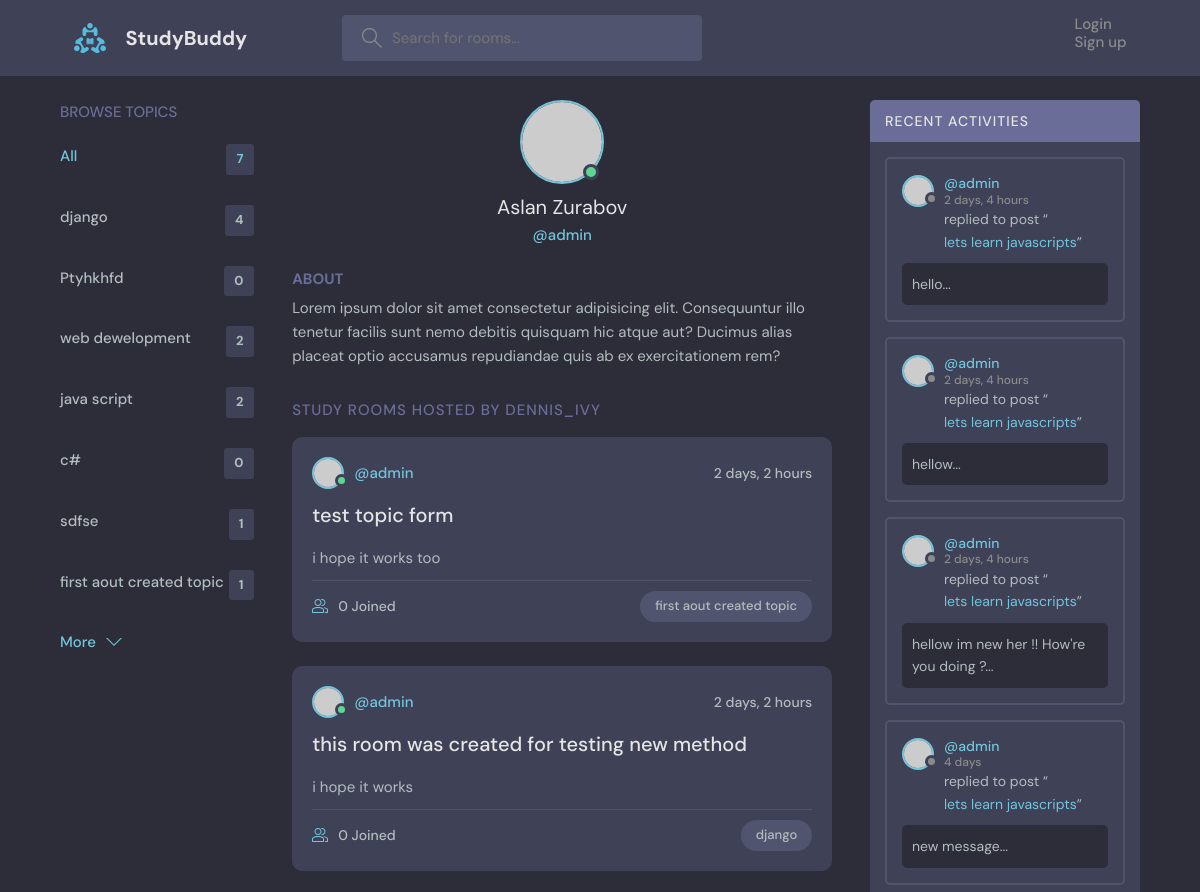
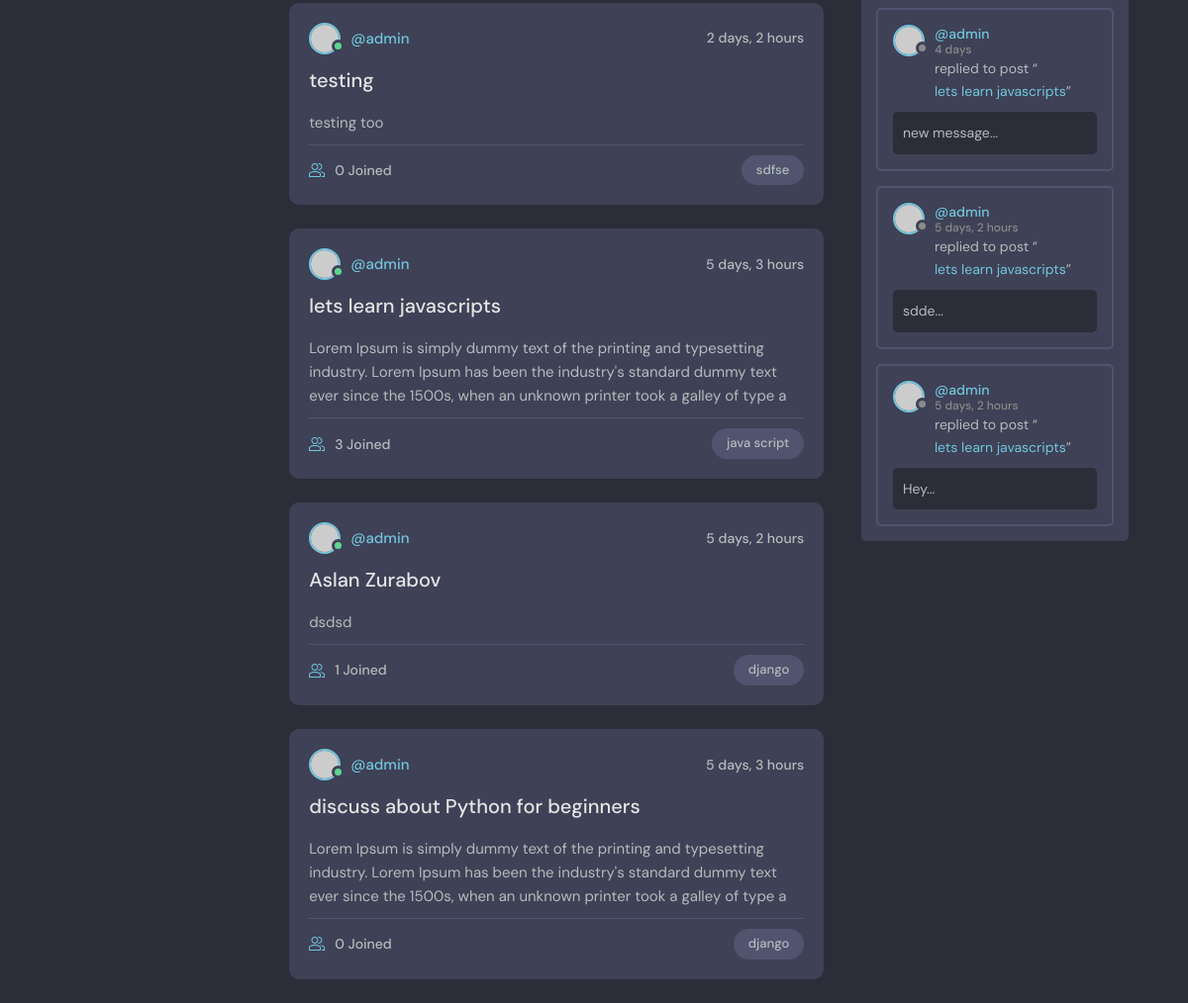
The page /profile/1 on the database as committed earlier (2 pictures, top to bottom).
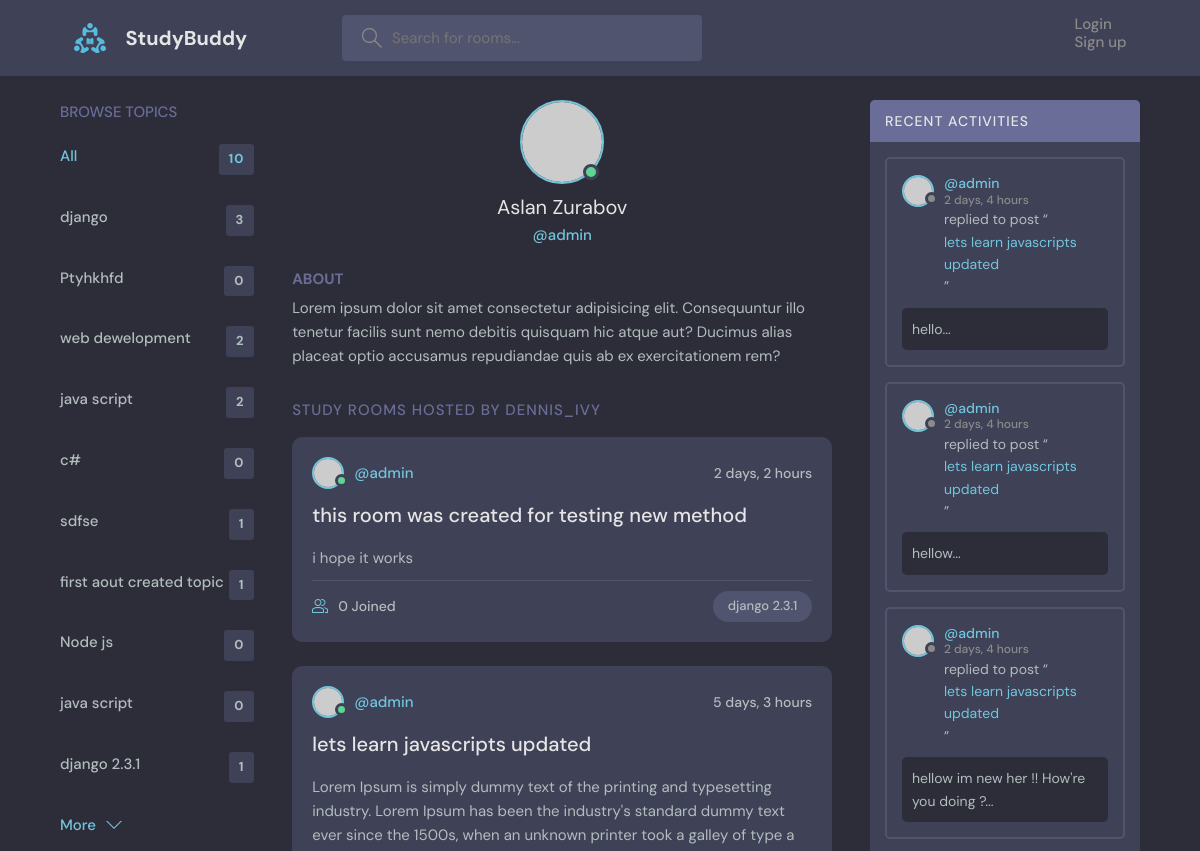
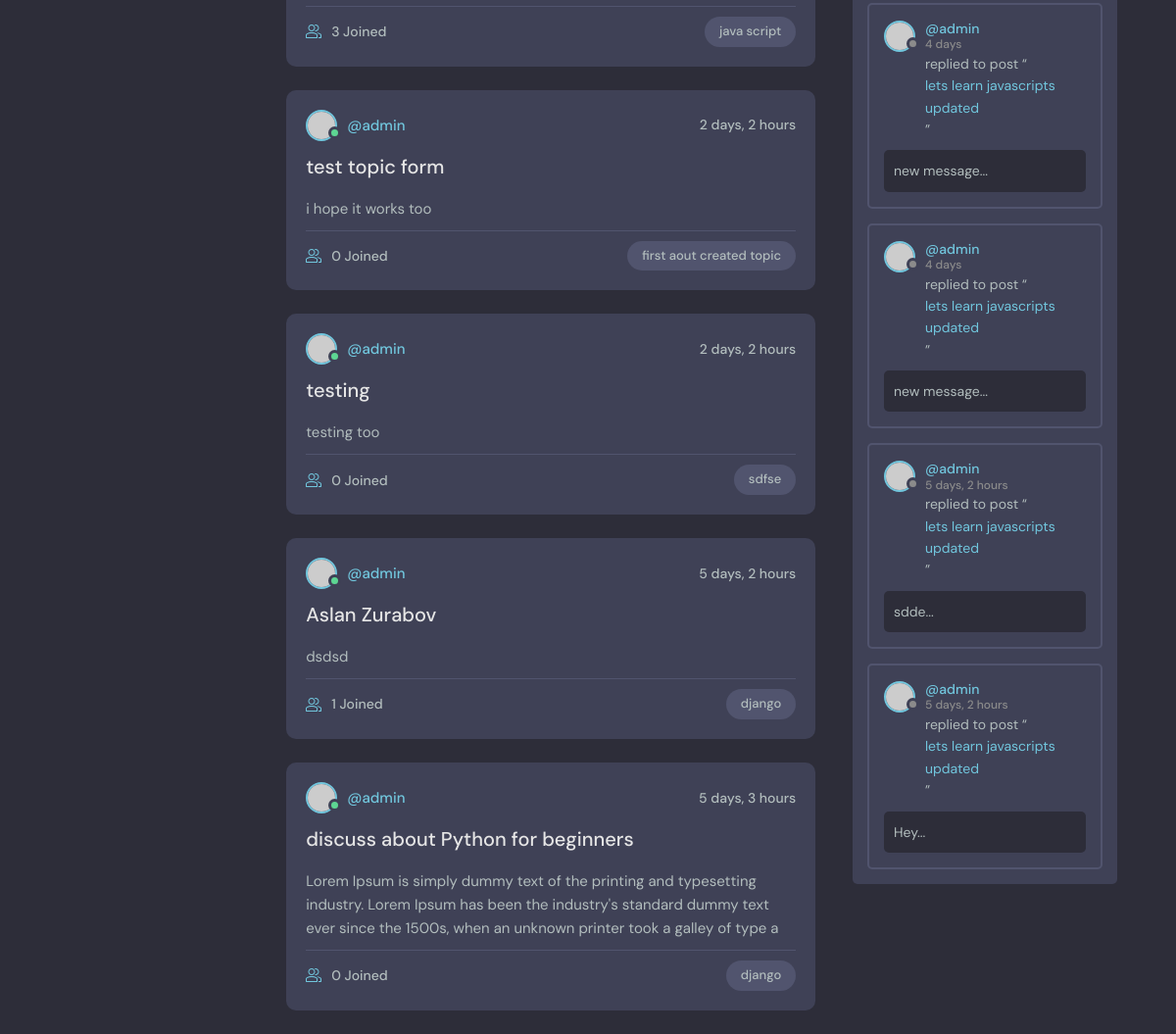
The same page on the database as committed later (2 pictures, top to bottom).
### base/models.py (models this page shows, shortened)
class Topic(models.Model):
    name = models.CharField(max_length=200)
    def __str__(self):
        return self.name

class Room(models.Model):
    host =  models.ForeignKey(User,on_delete=models.SET_NULL, null=True)
    topic = models.ForeignKey(Topic,on_delete=models.SET_NULL, null=True,)
    name = models.CharField(max_length=200)
    description = models.TextField(null=True, blank=True)
    participants = models.ManyToManyField(User, related_name='participants', blank=True)
    updated = models.DateTimeField(auto_now=True)
    created = models.DateTimeField(auto_now_add=True)
    class Meta:
        ordering = ['-updated','-created']
    def get_absolute_url(self):
        return reverse('base:room', kwargs={'pk':self.id})

class Message(models.Model):
    user = models.ForeignKey(User,on_delete=models.CASCADE)
    room = models.ForeignKey(Room,on_delete=models.CASCADE)
    body = models.TextField()
    updated = models.DateTimeField(auto_now=True)
    created = models.DateTimeField(auto_now_add=True)
    def __str__(self):
        return self.body[:50] + '...'
    class Meta:
        ordering = ['-updated','-created']

### base/views.py (the view)
# urls.py: path('profile/<str:pk>',userProfile,name='user-profile'),
def userProfile(request,pk):
    user = User.objects.get(id=pk)
    rooms = user.room_set.all()
    topic = Topic.objects.all()
    room_messages = user.message_set.all()
    context = {'prof_user':user,
                'rooms':rooms,
                'topic':topic,
                'room_messages':room_messages
                }
    return render(request, 'profile.html',context=context)

### base/templates/base/profile.html (shortened to what this page needs)
{% extends 'main.html' %}
{% block content %}
  <main class="profile-page layout layout--3">
    <div class="container">
      {% include 'topic_component.html' %}
      <div class="roomList">
        <div class="profile">
          <div class="profile__avatar">
            <div class="avatar avatar--large active">
              <img src="https://randomuser.me/api/portraits/men/11.jpg" />
            </div>
          </div>
          <div class="profile__info">
            <h3>{{prof_user.first_name}} {{prof_user.last_name}}</h3>
            <p>@{{prof_user.username}}</p>
          </div>
          <div class="profile__about">
            <h3>About</h3>
            <p>
              Lorem ipsum dolor sit amet consectetur adipisicing elit. Consequuntur illo tenetur
              facilis sunt nemo debitis quisquam hic atque aut? Ducimus alias placeat optio
              accusamus repudiandae quis ab ex exercitationem rem?
            </p>
          </div>
        </div>
        <div class="roomList__header">
          <div>
            <h2>Study Rooms Hosted by dennis_ivy</a>
            </h2>
          </div>
        </div>
      {% include 'feed_component.html' %}
      </div>
      {% include 'activity_component.html' %}
    </div>
  </main>
{% endblock %}

### base/templates/base/topic_component.html
<div class="topics">
   <div class="topics__header">
     <h2>Browse Topics</h2>
   </div>
   <ul class="topics__list">
     <li>
       <a href="{% url 'base:home' %}" class="active">All <span>{{topic.count}}</span></a>
     </li>
     {% for tpc in topic %}
     <li>
       <a href="{% url 'base:home' %}?q={{tpc.name}}">{{tpc}} <span>{{tpc.room_set.all.count}}</span></a>
     </li>
     {% endfor %}
   </ul>
   <a class="btn btn--link" href="topics.html">
     More
     <svg version="1.1" xmlns="http://www.w3.org/2000/svg" width="32" height="32" viewBox="0 0 32 32">
       <title>chevron-down</title>
       <path d="M16 21l-13-13h-3l16 16 16-16h-3l-13 13z"></path>
     </svg>
   </a>
 </div>

### base/templates/base/feed_component.html (shortened to what this page needs)
{% for room in rooms %}
<div class="roomListRoom">
    <div class="roomListRoom__header">
      <a href="profile.html" class="roomListRoom__author">
        <div class="avatar avatar--small active">
          <img src="https://randomuser.me/api/portraits/men/11.jpg" />
        </div>
        <span>@{{room.host.username}}</span>
      </a>
      <div class="roomListRoom__actions">
        <span>{{room.created|timesince}}</span>
      </div>
    </div>
    <div class="roomListRoom__content">
      <a href="{{room.get_absolute_url}}">{{ room.name }}</a>
      <p>
        {{room.description|slice:':200'}}
      </p>
    </div>
    <div class="roomListRoom__meta">
      <a class="roomListRoom__joined">
        {{room.participants.count}} Joined
      </a>
      <p class="roomListRoom__topic">{{room.topic.name}}</p>
    </div>
  </div>
  {% endfor %}

### base/templates/base/activity_component.html (shortened to what this page needs)
        <div class="activities">
            <div class="activities__header">
              <h2>Recent Activities</h2>
            </div>
            {% for message in room_messages %}
            <div class="activities__box">
              <div class="activities__boxHeader roomListRoom__header">
                <a href="{% url 'base:user-profile' message.user.id %}" class="roomListRoom__author">
                  <div class="avatar avatar--small">
                    <img src="https://randomuser.me/api/portraits/women/11.jpg" />
                  </div>
                  <p>
                    @{{message.user}}
                    <span>{{message.created|timesince}}</span>
                  </p>
                </a>
              </div>
              <div class="activities__boxContent">
                <p>replied to post “<a href="{% url 'base:room' message.room.id%}">{{message.room.name}}</a>”</p>
                <div class="activities__boxRoomContent">
                  {{message}}
                </div>
              </div>
            </div>
            {% endfor %}
          </div>

Rows that differ between the two databases and show on the page:
computed for Topic "django": room_set.all.count "4" → "3"
added Topic: name "Node js", room_set.all.count "0"
added Topic: name "java script", room_set.all.count "0"
added Topic: name "django 2.3.1", room_set.all.count "1"
changed Room "this room was created for testing new method": topic.name "django" → "django 2.3.1"; moves up the list
changed Room "java script": name "lets learn javascripts" → "lets learn javascripts updated"; moves up the list
changed through a linked row, Message "hello...": room.name "lets learn javascripts" → "lets learn javascripts updated"
changed through a linked row, Message "hellow...": room.name "lets learn javascripts" → "lets learn javascripts updated"
changed through a linked row, Message "hellow im new her !! How're you doing ?...": room.name "lets learn javascripts" → "lets learn javascripts updated"
changed through a linked row, Message (number 4 of 7 on the later page): room.name "lets learn javascripts" → "lets learn javascripts updated"
changed through a linked row, Message (number 5 of 7 on the later page): room.name "lets learn javascripts" → "lets learn javascripts updated"
changed through a linked row, Message "sdde...": room.name "lets learn javascripts" → "lets learn javascripts updated"
changed through a linked row, Message "Hey...": room.name "lets learn javascripts" → "lets learn javascripts updated"
Other text that changed with them:
{{ topic.count }}: "7" → "10"
